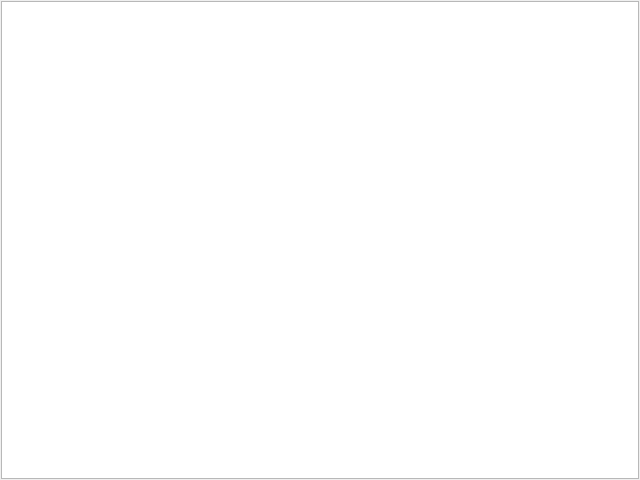
<?xml version="1.0" encoding="UTF-8"?>
<ui version="4.0">
 <class>Dialog</class>
 <widget class="QDialog" name="Dialog">
  <property name="geometry">
   <rect>
    <x>0</x>
    <y>0</y>
    <width>640</width>
    <height>480</height>
   </rect>
  </property>
  <property name="windowTitle">
   <string>Dialog</string>
  </property>
  <layout class="QGridLayout" name="gridLayout">
   <property name="leftMargin">
    <number>1</number>
   </property>
   <property name="topMargin">
    <number>1</number>
   </property>
   <property name="rightMargin">
    <number>1</number>
   </property>
   <property name="bottomMargin">
    <number>1</number>
   </property>
   <property name="spacing">
    <number>1</number>
   </property>
   <item row="0" column="0">
    <widget class="TextEdit" name="TextEdit"/>
   </item>
  </layout>
 </widget>
 <customwidgets>
  <customwidget>
   <class>TextEdit</class>
   <extends>QTextEdit</extends>
   <header>qfluentwidgets</header>
  </customwidget>
 </customwidgets>
 <resources/>
 <connections/>
</ui>
